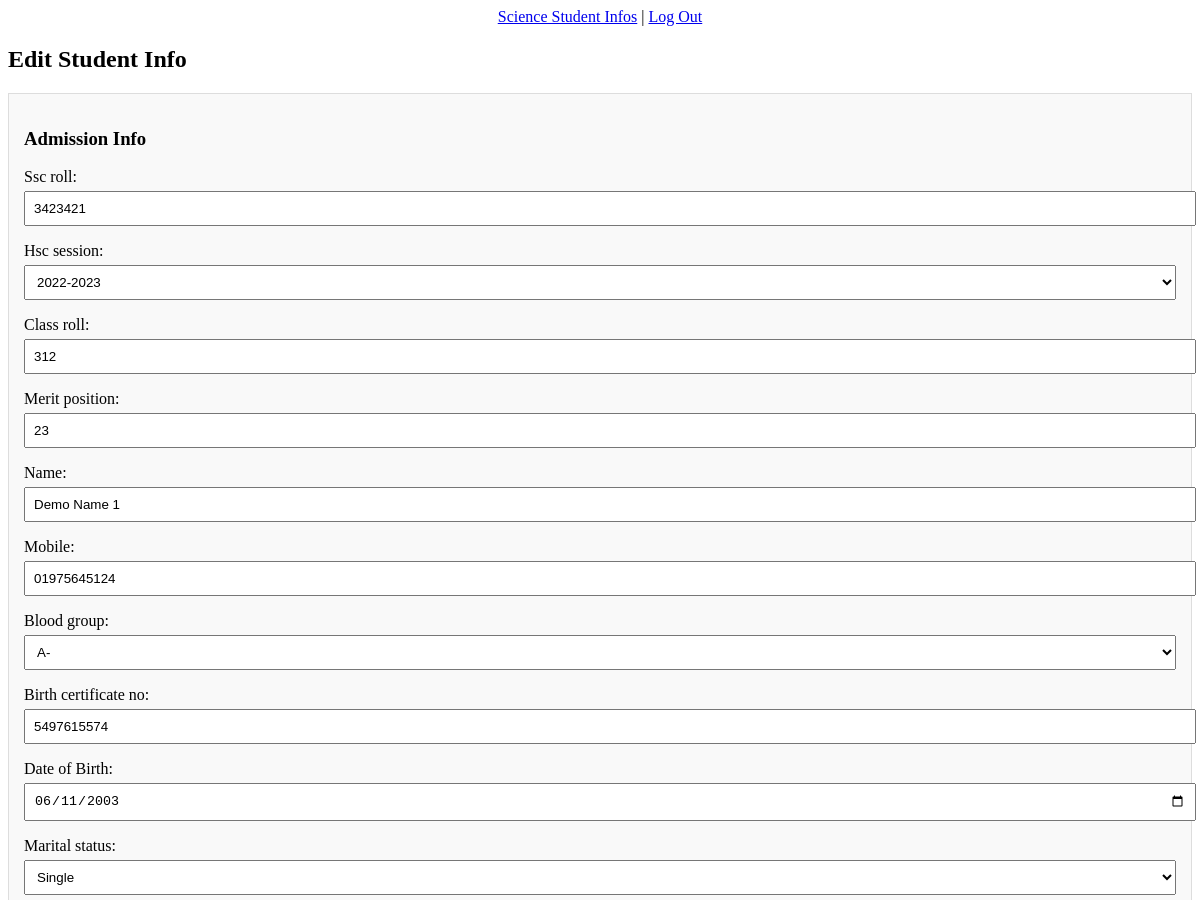
Before: /student-infos/edit-student/2/ (upper part) with the older database file.
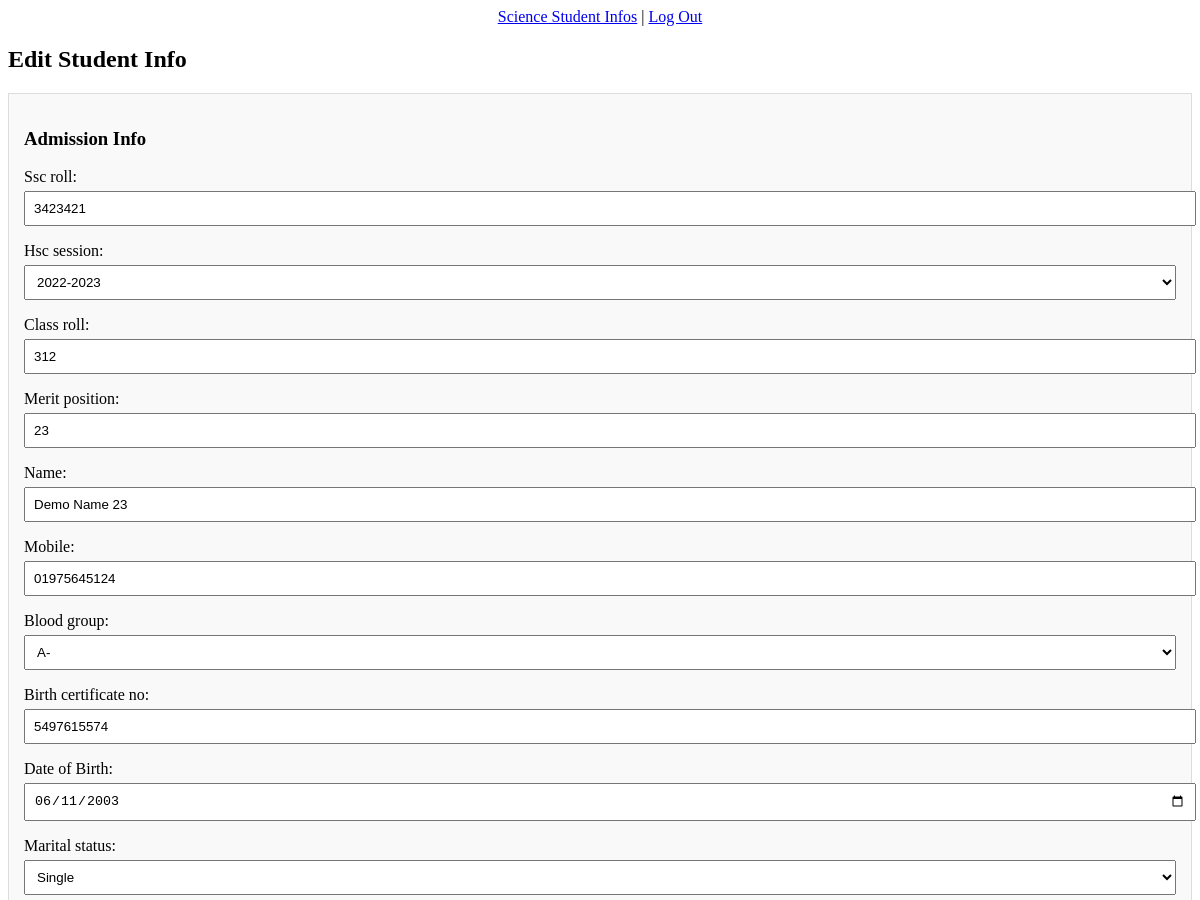
After: the same page with the newer database file.
### Admissions/models.py (models this page shows, shortened)
class HscAdmissionScience(models.Model):
    ssc_roll = models.IntegerField(unique=True)
    hsc_session = models.ForeignKey(HscSession, on_delete=models.CASCADE)
    class_roll = models.IntegerField(unique=True)
    merit_position = models.IntegerField()
    name = models.CharField(max_length=100)
    mobile = models.CharField(max_length=11, validators=[numeric_validator])
    blood_group = models.CharField(max_length=3, choices=[
        ('A+', 'A+'),
        ('A-', 'A-'),
        ('B+', 'B+'),
        ('B-', 'B-'),
        ('O+', 'O+'),
        ('O-', 'O-'),
        ('AB+', 'AB+'),
        ('AB-', 'AB-'),
    ])
    birth_certificate_no = models.CharField(max_length=50)
    birthdate = models.DateField()
    marital_status = models.CharField(max_length=10, choices=[
        ('Single', 'Single'),
        ('Married', 'Married'),
        ('Divorced', 'Divorced'),
    ])
    gender = models.CharField(max_length=10, choices=[
        ('Male', 'Male'),
        ('Female', 'Female'),
        ('Other', 'Other'),
    ])
    nationality = models.CharField(max_length=50)
    religion = models.CharField(max_length=20, choices=[
        ('Islam', 'Islam'),
        ('Hindu', 'Hindu'),
        ('Christian', 'Christian'),
        ('Buddhist', 'Buddhist'),
        ('Other', 'Other'),
    ])
    photo = models.ImageField(upload_to='hsc-science/')

### StudentsInfos/views.py (the view)
# urls.py: path('edit-student/<int:pk>/', views.editStudent, name='edit_student'),
def editStudent(request, pk):
    admission = get_object_or_404(HscAdmissionScience, pk=pk)
    parent = get_object_or_404(ParentInfo, student=admission)
    address = get_object_or_404(Address, student=admission)
    academic = get_object_or_404(AcademicInformation, student=admission)
    payment = get_object_or_404(Payment, student=admission)
    if request.method == 'POST':
        admission_form = HscAdmissionScienceForm(request.POST, request.FILES, instance=admission)
        parent_form = ParentInfoForm(request.POST, instance=parent)
        address_form = AddressForm(request.POST, instance=address)
        academic_form = AcademicInformationForm(request.POST, instance=academic)
        payment_form = PaymentForm(request.POST, instance=payment)
        if all([admission_form.is_valid(), parent_form.is_valid(), address_form.is_valid(), academic_form.is_valid(), payment_form.is_valid()]):
            admission_form.save()
            parent_form.save()
            address_form.save()
            academic_form.save()
            payment_form.save()
            return redirect('science_students')
    else:
        admission_form = HscAdmissionScienceForm(instance=admission)
        parent_form = ParentInfoForm(instance=parent)
        address_form = AddressForm(instance=address)
        academic_form = AcademicInformationForm(instance=academic)
        payment_form = PaymentForm(instance=payment)
    context = {
        'admission_form': admission_form,
        'parent_form': parent_form,
        'address_form': address_form,
        'academic_form': academic_form,
        'payment_form': payment_form,
    }
    return render(request, 'edit-student.html', context)

### Admissions/forms.py (shortened to what this page needs)
class HscAdmissionScienceForm(forms.ModelForm):
    birthdate = forms.DateField(
        widget=forms.DateInput(attrs={'type': 'date'}),
        required=True,
        label="Date of Birth"
    )
    class Meta:
        model = HscAdmissionScience
        exclude = []

class ParentInfoForm(forms.ModelForm):
    fathers_date_of_birth = forms.DateField(
        widget=forms.DateInput(attrs={'type': 'date'}),
        required=True
    )
    mothers_date_of_birth = forms.DateField(
        widget=forms.DateInput(attrs={'type': 'date'}),
        required=True
    )
    guardian_date_of_birth = forms.DateField(
        widget=forms.DateInput(attrs={'type': 'date'}),
        required=False
    )
    class Meta:
        model = ParentInfo
        exclude = ['student']
        widgets = {
            'guardian': forms.Select(attrs={'id': 'id_guardian'}),
        }

### Admissions/models.py (called while the page is built)
    def __str__(self):
        return self.session

    def __str__(self):
        return self.session

    def __str__(self):
        return f"{self.subject_name} ({self.is_active})"

### UserProfiles/context_processors.py (called while the page is built)
def institution_info(request):
    settings = SiteSettings.objects.first()
    return {
        'site_settings': settings
    }

### StudentsInfos/templates/edit-student.html (shortened to what this page needs)
<!DOCTYPE html>
<html lang="en">
<head>
</head>
<body>
<center>
    <a href="{% url 'science_students' %}">Science Student Infos</a> |
    <a href="{% url 'user_logout' %}">Log Out</a>
</center>
<h2>Edit Student Info</h2>
<form method="post" enctype="multipart/form-data">
    <section>
        <h3>Admission Info</h3>
        {{ admission_form.as_p }}
    </section>
</form>
</body>
</html>

### StudentsInfos/templates/edit-student.html (style rules this page uses)
form section { border: 1px solid #ddd; margin-bottom: 20px; padding: 15px; background: #f9f9f9; }
label { display: block; margin-top: 10px; }
input, select, textarea { width: 100%; padding: 8px; margin-top: 5px; }

Changed rows visible on the page:
changed HscAdmissionScience "Single": name "Demo Name 1" → "Demo Name 23"
